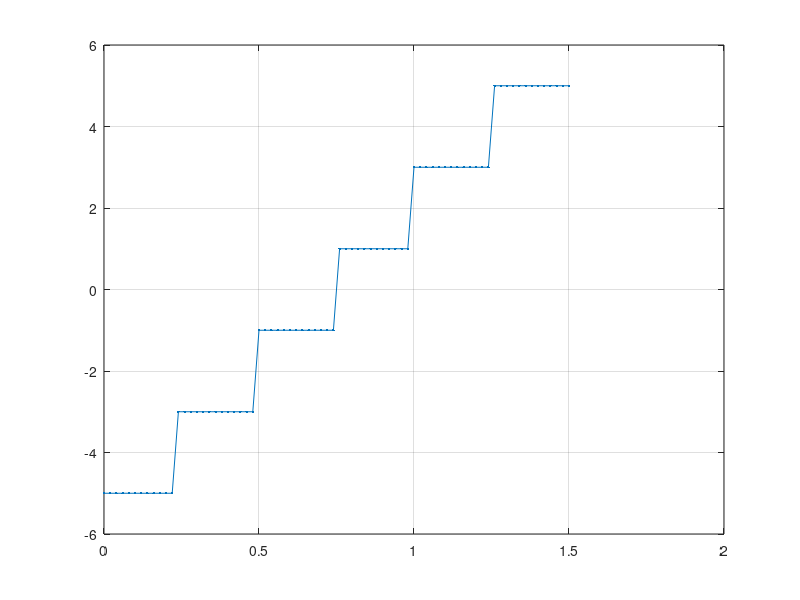

Reproduce this figure in MATLAB.
t=0:0.02:1.5;
s=t;
n=length(s);
for i=1:1:n
    if i<=n/6
        s(i)=-5;
    end
    if i>n/6
        if i<=n/3
            s(i)=-3;
        end
    end
    if i>n/3
        if i<=n/2
            s(i)=-1;
        end
    end
    if i>n/2
        if i<=2*n/3
            s(i)=1;
        end
    end
    if i>2*n/3
        if i<=5*n/6
            s(i)=3;
        end
    end
    if i>5*n/6
        s(i)=5;
    end
end
plot(t,s,'.-'),grid
